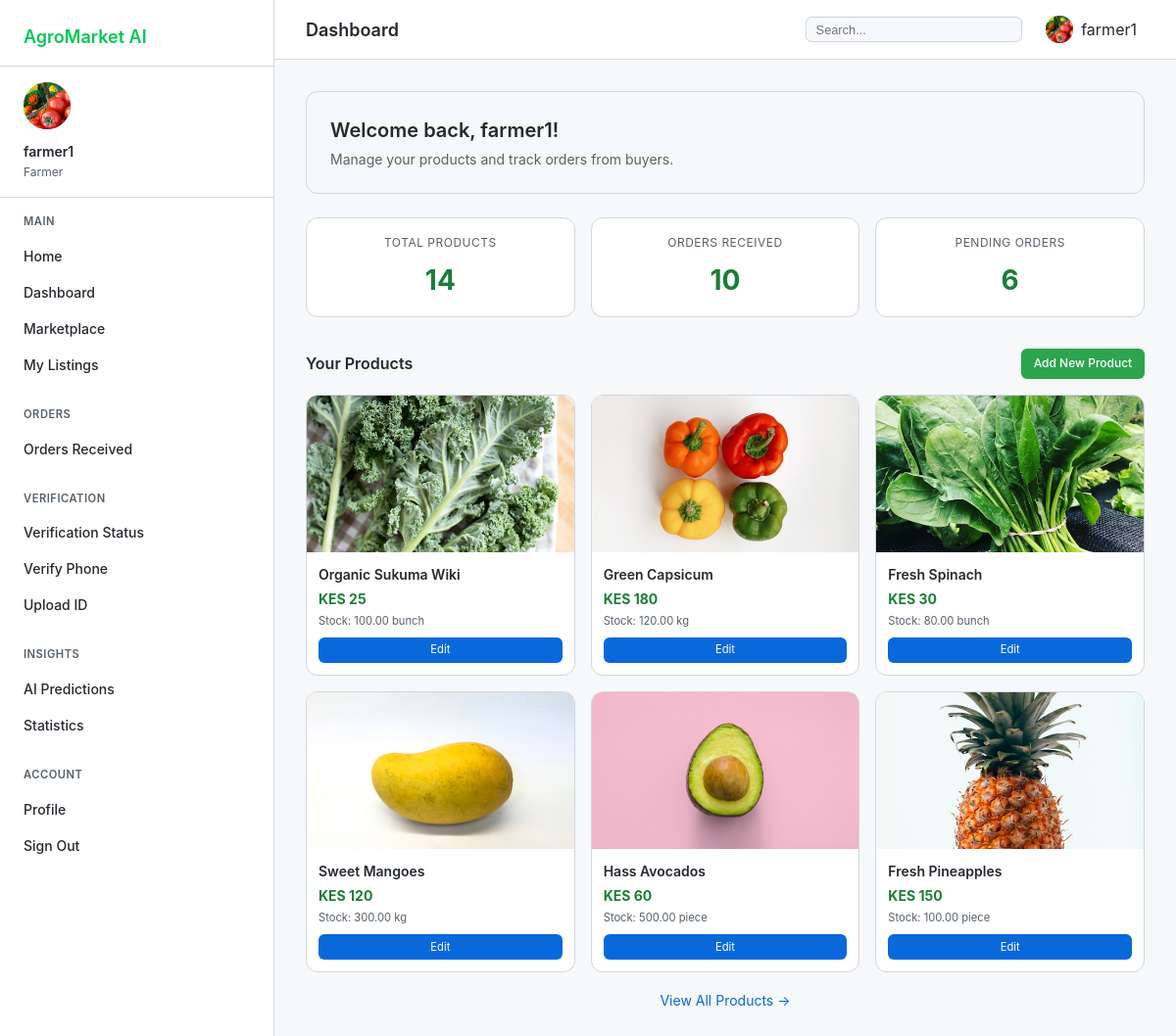
Page /accounts/ (signed in) on the committed database.
### accounts/models.py (models this page shows, shortened)
class UserProfile(models.Model):
    ROLE_CHOICES = [
        ('farmer', 'Farmer'),
        ('buyer', 'Buyer'),
        ('admin', 'Administrator'),
    ]
    VERIFICATION_LEVELS = [
        ('unverified', 'Unverified'),
        ('email_verified', 'Email Verified'),
        ('phone_verified', 'Phone Verified'),
        ('id_verified', 'ID Verified'),
        ('fully_verified', 'Fully Verified')
    ]
    user = models.OneToOneField(User, on_delete=models.CASCADE, related_name='profile')
    role = models.CharField(max_length=10, choices=ROLE_CHOICES, default='buyer')
    phone_number = models.CharField(max_length=15, blank=True)
    location = models.CharField(max_length=100, blank=True)
    profile_picture = models.ImageField(upload_to='profiles/', null=True, blank=True)
    is_verified = models.BooleanField(default=False)
    verification_level = models.CharField(max_length=20, choices=VERIFICATION_LEVELS, default='unverified')
    phone_verified = models.BooleanField(default=False)
    id_verified = models.BooleanField(default=False)
    is_verified_farmer = models.BooleanField(default=False)
    verified_at = models.DateTimeField(null=True, blank=True)
    created_at = models.DateTimeField(auto_now_add=True)
    updated_at = models.DateTimeField(auto_now=True)
    class Meta:
        verbose_name_plural = 'User Profiles'

### marketplace/models.py (models this page shows, shortened)
class Produce(models.Model):
    UNIT_CHOICES = [
        ('kg', 'Kilogram'),
        ('g', 'Gram'),
        ('piece', 'Piece'),
        ('bunch', 'Bunch'),
        ('sack', 'Sack'),
        ('tray', 'Tray'),
        ('litre', 'Litre'),
    ]
    STATUS_CHOICES = [
        ('available', 'Available'),
        ('sold_out', 'Sold Out'),
        ('low_stock', 'Low Stock'),
        ('discontinued', 'Discontinued'),
    ]
    farmer = models.ForeignKey(User, on_delete=models.CASCADE, related_name='produce_list')
    category = models.ForeignKey(Category, on_delete=models.SET_NULL, null=True)
    name = models.CharField(max_length=100)
    description = models.TextField()
    quantity = models.DecimalField(max_digits=10, decimal_places=2)
    unit = models.CharField(max_length=10, choices=UNIT_CHOICES, default='kg')
    price = models.DecimalField(max_digits=10, decimal_places=2)
    location = models.CharField(max_length=200)
    image = models.ImageField(upload_to='produce/', null=True, blank=True)
    video_url = models.URLField(max_length=500, blank=True, null=True)
    status = models.CharField(max_length=20, choices=STATUS_CHOICES, default='available')
    is_deleted = models.BooleanField(default=False)
    created_at = models.DateTimeField(auto_now_add=True)
    updated_at = models.DateTimeField(auto_now=True)

### accounts/views.py (the view, shortened to what this page needs)
# urls.py: path('', views.dashboard, name='dashboard'),
@login_required
def dashboard(request):
    profile = request.user.profile
    context = {
        'profile': profile,
        'user': request.user,
    }
    if profile.role == 'farmer':
        produce_list = Produce.objects.filter(farmer=request.user, is_deleted=False)
        context['produce_list'] = produce_list
        context['total_products'] = produce_list.count()
        context['total_quantity'] = produce_list.aggregate(total=Sum('quantity'))['total'] or 0
        orders = Order.objects.filter(produce__farmer=request.user)
        context['total_orders'] = orders.count()
        context['pending_orders'] = orders.filter(status='pending').count()
    return render(request, 'accounts/dashboard.html', context)

### templates/accounts/dashboard.html (shortened to what this page needs)
{% extends 'dashboard_base.html' %}
{% load static %}
{% block page_title %}Dashboard{% endblock %}
{% block dashboard_content %}
<div class="dashboard-container">
    <div class="welcome-section">
        <h1>Welcome back, {{ user.get_full_name|default:user.username }}!</h1>
        <p>
            {% if user.profile.role == 'farmer' %}
                Manage your products and track orders from buyers.
            {% elif user.profile.role == 'buyer' %}
                Discover fresh produce and track your orders.
            {% else %}
                Complete your registration to start using the platform.
            {% endif %}
        </p>
    </div>
    {% if user.profile.role == 'farmer' %}
        <div class="stats-grid">
            <div class="stat-card">
                <div class="stat-label">Total Products</div>
                <div class="stat-value">{{ total_products|default:0 }}</div>
            </div>
            <div class="stat-card">
                <div class="stat-label">Orders Received</div>
                <div class="stat-value">{{ total_orders|default:0 }}</div>
            </div>
            <div class="stat-card">
                <div class="stat-label">Pending Orders</div>
                <div class="stat-value">{{ pending_orders|default:0 }}</div>
            </div>
        </div>
        <div class="section-header">
            <h2>Your Products</h2>
            <a href="/marketplace/produce/add/" class="btn-add">Add New Product</a>
        </div>
        {% if produce_list %}
            <div class="products-grid">
                {% for product in produce_list|slice:":6" %}
                <div class="product-card">
                    <div class="product-image">
                        {% if product.image %}
                            <img src="{{ product.image.url }}" alt="{{ product.name }}">
                        {% else %}
                            <div class="no-image">No image</div>
                        {% endif %}
                    </div>
                    <div class="product-info">
                        <h3 class="product-name">{{ product.name }}</h3>
                        <p class="product-price">KES {{ product.price|floatformat:0 }}</p>
                        <p class="product-stock">Stock: {{ product.quantity }} {{ product.unit }}</p>
                        <a href="/marketplace/produce/{{ product.id }}/edit/" class="btn-edit">Edit</a>
                    </div>
                </div>
                {% endfor %}
            </div>
            {% if produce_list|length > 6 %}
                <div class="view-all">
                    <a href="/accounts/listings/">View All Products →</a>
                </div>
            {% endif %}
        {% else %}
            <div class="empty-state">
                <p>You haven't added any products yet.</p>
                <a href="/marketplace/produce/add/" class="btn-primary">Add Your First Product</a>
            </div>
        {% endif %}
    {% endif %}
</div>
{% endblock %}

### templates/dashboard_base.html (shortened to what this page needs)
<!DOCTYPE html>
<html lang="en">
<head>
    {% load static %}
</head>
<body>
    <div class="dashboard">
        <aside class="sidebar" id="sidebar">
            <div class="sidebar-header">
                <a href="/" class="sidebar-logo">AgroMarket AI</a>
            </div>
            <div class="sidebar-user">
                <div class="user-avatar">
                    {% if user.is_authenticated and user.profile.profile_picture %}
                        <img src="{{ user.profile.profile_picture.url }}" alt="{{ user.username }}">
                    {% elif user.is_authenticated %}
                        <span>{{ user.username|make_list|first|upper }}</span>
                    {% else %}
                        <span>G</span>
                    {% endif %}
                </div>
                <div class="user-name">
                    {% if user.is_authenticated %}
                        {{ user.get_full_name|default:user.username }}
                    {% else %}
                        Guest User
                    {% endif %}
                </div>
                <div class="user-role">
                    {% if user.is_authenticated %}
                        {{ user.profile.role|title }}
                    {% else %}
                        Not Logged In
                    {% endif %}
                </div>
            </div>
            <nav class="sidebar-nav">
                <div class="nav-section">
                    <div class="nav-section-title">MAIN</div>
                    <a href="/" class="nav-item">
                        <span class="nav-item-text">Home</span>
                    </a>
                    <a href="/accounts/" class="nav-item">
                        <span class="nav-item-text">Dashboard</span>
                    </a>
                    <a href="/marketplace/" class="nav-item">
                        <span class="nav-item-text">Marketplace</span>
                    </a>
                    {% if user.is_authenticated and user.profile.role == 'farmer' %}
                    <a href="/accounts/listings/" class="nav-item">
                        <span class="nav-item-text">My Listings</span>
                    </a>
                    {% endif %}
                </div>
                <div class="nav-section">
                    <div class="nav-section-title">ORDERS</div>
                    {% if user.is_authenticated and user.profile.role == 'farmer' %}
                    <a href="/accounts/received-orders/" class="nav-item">
                        <span class="nav-item-text">Orders Received</span>
                    </a>
                    {% endif %}
                </div>
                <div class="nav-section">
                    <div class="nav-section-title">VERIFICATION</div>
                    {% if user.is_authenticated %}
                    <a href="/accounts/verification-status/" class="nav-item">
                        <span class="nav-item-text">Verification Status</span>
                    </a>
                    <a href="/accounts/verify-phone/" class="nav-item">
                        <span class="nav-item-text">Verify Phone</span>
                    </a>
                    <a href="/accounts/upload-id/" class="nav-item">
                        <span class="nav-item-text">Upload ID</span>
                    </a>
                    {% endif %}
                </div>
                <div class="nav-section">
                    <div class="nav-section-title">INSIGHTS</div>
                    <a href="/ai/insights/" class="nav-item">
                        <span class="nav-item-text">AI Predictions</span>
                    </a>
                    {% if user.is_authenticated %}
                    <a href="/accounts/stats/" class="nav-item">
                        <span class="nav-item-text">Statistics</span>
                    </a>
                    {% endif %}
                </div>
                <div class="nav-section">
                    <div class="nav-section-title">ACCOUNT</div>
                    <a href="/accounts/profile/" class="nav-item">
                        <span class="nav-item-text">Profile</span>
                    </a>
                    {% if user.is_authenticated %}
                    <a href="/accounts/logout/" class="nav-item">
                        <span class="nav-item-text">Sign Out</span>
                    </a>
                    {% endif %}
                </div>
            </nav>
        </aside>
        <main class="main-content">
            <div class="top-bar">
                <div style="display: flex; align-items: center; gap: 1rem;">
                    <h1 class="page-title">{% block page_title %}Dashboard{% endblock %}</h1>
                </div>
                <div class="top-bar-right">
                    <div class="search-box">
                        <input type="text" placeholder="Search..." id="globalSearch">
                    </div>
                    {% if user.is_authenticated %}
                    <div class="user-menu" onclick="window.location.href='/accounts/profile/'">
                        <div class="user-menu-avatar">
                            {% if user.profile.profile_picture %}
                                <img src="{{ user.profile.profile_picture.url }}" alt="{{ user.username }}">
                            {% else %}
                                <span>{{ user.username|make_list|first|upper }}</span>
                            {% endif %}
                        </div>
                        <span>{{ user.username }}</span>
                    </div>
                    {% endif %}
                </div>
            </div>
            <div class="content-area">
                {% block dashboard_content %}{% endblock %}
            </div>
        </main>
    </div>
</body>
</html>

### templates/dashboard_base.html (style rules this page uses)
* { margin: 0; padding: 0; box-sizing: border-box; }
:root { --primary: #00c853; --primary-dark: #009624; --primary-light: #5efc82; --gold: #ffd700; --text-dark: #24292f; --text-muted: #57606a; --border: #d0d7de; --bg-light: #f6f8fa; --sidebar-bg: #ffffff; --sidebar-text: #24292f; --sidebar-hover: #f3f4f6; --sidebar-active: #00c853; --card-shadow: 0 1px 3px rgba(0,0,0,0.05); --header-bg: #ffffff; }
body { font-family: -apple-system, BlinkMacSystemFont, 'Segoe UI', 'Noto Sans', Helvetica, Arial, sans-serif; background-color: var(--bg-light); color: var(--text-dark); line-height: 1.5; }
.dashboard { display: flex; min-height: 100vh; }
.sidebar { width: 280px; background-color: var(--sidebar-bg); border-right: 1px solid var(--border); position: fixed; left: 0; top: 0; bottom: 0; display: flex; flex-direction: column; z-index: 100; }
.sidebar-header { padding: 1.5rem 1.5rem 1rem; border-bottom: 1px solid var(--border); flex-shrink: 0; }
.sidebar-logo { font-size: 1.125rem; font-weight: 600; color: var(--primary); text-decoration: none; display: block; }
.sidebar-user { padding: 1rem 1.5rem; border-bottom: 1px solid var(--border); flex-shrink: 0; }
.user-avatar { width: 48px; height: 48px; background: linear-gradient(135deg, var(--primary) 0%, var(--primary-dark) 100%); border-radius: 50%; display: flex; align-items: center; justify-content: center; margin-bottom: 0.75rem; overflow: hidden; }
.user-avatar img { width: 100%; height: 100%; object-fit: cover; }
.user-name { font-weight: 600; font-size: 0.875rem; margin-bottom: 0.125rem; color: var(--text-dark); }
.user-role { font-size: 0.75rem; color: var(--text-muted); }
.sidebar-nav { flex: 1; overflow-y: auto; padding: 0.5rem 0 1rem; }
.nav-section { margin-bottom: 1rem; }
.nav-section-title { padding: 0.5rem 1.5rem; font-size: 0.7rem; font-weight: 600; text-transform: uppercase; letter-spacing: 0.5px; color: var(--text-muted); }
.nav-item { display: flex; align-items: center; justify-content: space-between; padding: 0.5rem 1.5rem; color: var(--sidebar-text); text-decoration: none; transition: all 0.2s; font-size: 0.875rem; font-weight: 500; }
.nav-item-text { display: flex; align-items: center; gap: 0.75rem; }
.main-content { flex: 1; margin-left: 280px; min-height: 100vh; }
.top-bar { background-color: var(--header-bg); border-bottom: 1px solid var(--border); padding: 0.75rem 2rem; display: flex; justify-content: space-between; align-items: center; position: sticky; top: 0; z-index: 99; background-color: rgba(255,255,255,0.95); backdrop-filter: blur(8px); }
.page-title { font-size: 1.125rem; font-weight: 600; }
.top-bar-right { display: flex; align-items: center; gap: 1rem; }
.search-box { display: flex; align-items: center; background-color: var(--bg-light); border: 1px solid var(--border); border-radius: 6px; padding: 0.3rem 0.6rem; }
.search-box input { border: none; background: none; outline: none; width: 200px; font-size: 0.8rem; }
.user-menu { display: flex; align-items: center; gap: 0.5rem; cursor: pointer; padding: 0.25rem 0.5rem; border-radius: 6px; transition: background 0.2s; }
.user-menu-avatar { width: 28px; height: 28px; background: linear-gradient(135deg, var(--primary) 0%, var(--primary-dark) 100%); border-radius: 50%; display: flex; align-items: center; justify-content: center; overflow: hidden; }
.user-menu-avatar img { width: 100%; height: 100%; object-fit: cover; }
.content-area { padding: 2rem; max-width: 1280px; margin: 0 auto; }
.stats-grid { display: grid; grid-template-columns: repeat(auto-fit, minmax(200px, 1fr)); gap: 1rem; margin-bottom: 1.5rem; }
.stat-card { background: white; border: 1px solid var(--border); border-radius: 12px; padding: 1rem; text-align: center; }
.stat-value { font-size: 1.5rem; font-weight: 700; color: var(--primary); }
.stat-label { font-size: 0.75rem; color: var(--text-muted); }

### rows in the picture
Produce: image (picture), name "Organic Sukuma Wiki", price "25", quantity "100.00", unit "bunch"
Produce: image (picture), name "Green Capsicum", price "180", quantity "120.00", unit "kg"
Produce: image (picture), name "Fresh Spinach", price "30", quantity "80.00", unit "bunch"
Produce: image (picture), name "Sweet Mangoes", price "120", quantity "300.00", unit "kg"
Produce: image (picture), name "Hass Avocados", price "60", quantity "500.00", unit "piece"
Produce: image (picture), name "Fresh Pineapples", price "150", quantity "100.00", unit "piece"

### other values in the picture
{{ user.get_full_name|default:user.username }} "farmer1"
{{ user.profile.role|title }} "Farmer"
{{ user.username }} "farmer1"
{{ total_products|default:0 }} "14"
{{ total_orders|default:0 }} "10"
{{ pending_orders|default:0 }} "6"
